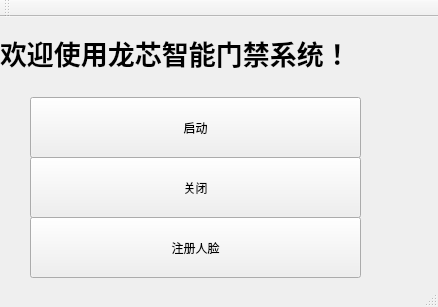
<?xml version="1.0" encoding="UTF-8"?>
<ui version="4.0">
 <class>MainWindow</class>
 <widget class="QMainWindow" name="MainWindow">
  <property name="geometry">
   <rect>
    <x>0</x>
    <y>0</y>
    <width>438</width>
    <height>307</height>
   </rect>
  </property>
  <property name="windowTitle">
   <string>MainWindow</string>
  </property>
  <widget class="QWidget" name="centralWidget">
   <widget class="QPushButton" name="pushButton_3">
    <property name="geometry">
     <rect>
      <x>30</x>
      <y>140</y>
      <width>331</width>
      <height>61</height>
     </rect>
    </property>
    <property name="text">
     <string>关闭</string>
    </property>
   </widget>
   <widget class="QPushButton" name="pushButton_2">
    <property name="geometry">
     <rect>
      <x>30</x>
      <y>80</y>
      <width>331</width>
      <height>61</height>
     </rect>
    </property>
    <property name="text">
     <string>启动</string>
    </property>
   </widget>
   <widget class="QPushButton" name="pushButton_4">
    <property name="geometry">
     <rect>
      <x>30</x>
      <y>200</y>
      <width>331</width>
      <height>61</height>
     </rect>
    </property>
    <property name="text">
     <string>注册人脸</string>
    </property>
   </widget>
   <widget class="QLabel" name="label">
    <property name="geometry">
     <rect>
      <x>0</x>
      <y>20</y>
      <width>351</width>
      <height>31</height>
     </rect>
    </property>
    <property name="font">
     <font>
      <family>文泉驿正黑</family>
      <pointsize>20</pointsize>
      <weight>75</weight>
      <bold>true</bold>
     </font>
    </property>
    <property name="text">
     <string>欢迎使用龙芯智能门禁系统！</string>
    </property>
   </widget>
   <widget class="QLabel" name="label_2">
    <property name="geometry">
     <rect>
      <x>340</x>
      <y>10</y>
      <width>91</width>
      <height>51</height>
     </rect>
    </property>
    <property name="styleSheet">
     <string notr="true">image: url(:/new/prefix1/loongson.jpeg);</string>
    </property>
    <property name="text">
     <string/>
    </property>
   </widget>
  </widget>
  <widget class="QToolBar" name="mainToolBar">
   <attribute name="toolBarArea">
    <enum>TopToolBarArea</enum>
   </attribute>
   <attribute name="toolBarBreak">
    <bool>false</bool>
   </attribute>
  </widget>
  <widget class="QStatusBar" name="statusBar"/>
 </widget>
 <layoutdefault spacing="6" margin="11"/>
 <resources/>
 <connections/>
</ui>
